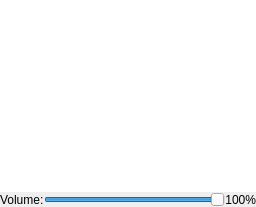
     <widget class="QWidget" name="tabMusic">
      <attribute name="title">
       <string>Music</string>
      </attribute>
      <layout class="QVBoxLayout" name="verticalLayout_2">
       <property name="spacing">
        <number>0</number>
       </property>
       <property name="leftMargin">
        <number>0</number>
       </property>
       <property name="topMargin">
        <number>0</number>
       </property>
       <property name="rightMargin">
        <number>0</number>
       </property>
       <property name="bottomMargin">
        <number>0</number>
       </property>
       <item>
        <widget class="QListWidget" name="lstMusic">
         <property name="styleSheet">
          <string notr="true">QListWidget::indicator
{
	image: url(:/icons/play.png);
}

QListWidget::indicator:checked
{
	image: url(:/icons/stop.png);
}</string>
         </property>
         <property name="frameShape">
          <enum>QFrame::NoFrame</enum>
         </property>
        </widget>
       </item>
       <item>
        <widget class="QWidget" name="widget_3" native="true">
         <property name="sizePolicy">
          <sizepolicy hsizetype="Preferred" vsizetype="Fixed">
           <horstretch>0</horstretch>
           <verstretch>0</verstretch>
          </sizepolicy>
         </property>
         <layout class="QHBoxLayout" name="horizontalLayout_2">
          <property name="spacing">
           <number>0</number>
          </property>
          <property name="leftMargin">
           <number>0</number>
          </property>
          <property name="topMargin">
           <number>0</number>
          </property>
          <property name="rightMargin">
           <number>0</number>
          </property>
          <property name="bottomMargin">
           <number>0</number>
          </property>
          <item>
           <widget class="QLabel" name="label">
            <property name="text">
             <string>Volume:</string>
            </property>
           </widget>
          </item>
          <item>
           <widget class="QSlider" name="sldMusicVolume">
            <property name="maximum">
             <number>100</number>
            </property>
            <property name="value">
             <number>100</number>
            </property>
            <property name="orientation">
             <enum>Qt::Horizontal</enum>
            </property>
           </widget>
          </item>
          <item>
           <widget class="QLabel" name="lblMusicVolume">
            <property name="text">
             <string>100%</string>
            </property>
            <property name="alignment">
             <set>Qt::AlignRight|Qt::AlignTrailing|Qt::AlignVCenter</set>
            </property>
           </widget>
          </item>
         </layout>
        </widget>
       </item>
      </layout>
     </widget>
